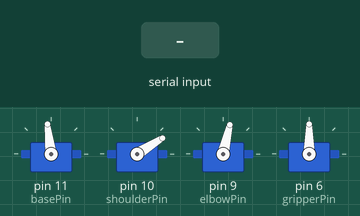
Bench run of a sketch on a simulated Arduino Uno, built with avr-gcc and run on an emulated ATmega328P. Parts: 4 × servo. Inputs (shaded band) come from the test bench.

Above: at 1.5 s.
1.6 s: byte 30 received over Serial
At 1.9 s:
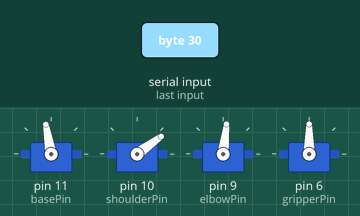
3.1 s: byte 90 received over Serial
At 4.2 s:
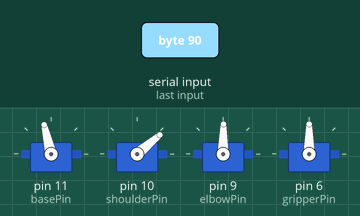
Timing chart, 0 to 6.1 s (numbered marks = the images above; inputs shaded):
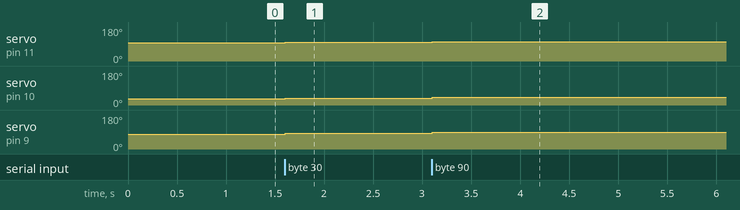

The sketch:

ProcessingToarduino_robot_arm.ino
```cpp
/* meArm IK joysticks - York Hackspace May 2014
 * Using inverse kinematics with joysticks
 * Uses two analogue joystcks (two pots each)
 * First stick moves gripper forwards, backwards, left and right
 * Second stick moves gripper up, down, and closes and opens.
 *
 * I used Sparkfun thumbstick breakout boards, oriented 'upside down'.
 *
 * Pins:
 * Arduino    Stick1    Stick2    Base   Shoulder  Elbow    Gripper
 *    GND       GND       GND    Brown     Brown   Brown     Brown
 *     5V       VCC       VCC      Red       Red     Red       Red
 *     A0       HOR
 *     A1       VER
 *     A2                 HOR
 *     A3                 VER
 *     11                       Yellow
 *     10                                 Yellow
 *      9                                         Yellow
 *      6                                                   Yellow
 */
#include "meArm.h"
#include <Servo.h>

int values[]={0,0};
int currentValue = 0;
int basePin = 11;
int shoulderPin = 10;
int elbowPin = 9;
int gripperPin = 6;

int xdirPin = 0;
int ydirPin = 1;
int zdirPin = 3;
int gdirPin = 2;

meArm arm;

void setup() {
  Serial.begin(9600);
  arm.begin(basePin, shoulderPin, elbowPin, gripperPin);
}

void loop() {
  int incomingValue;
    float dx;
    float dy;
    float dz = 10;
    float dg = 0;
  if(Serial.available()){
    incomingValue = Serial.read();

    values[currentValue] = incomingValue;

    currentValue++;
    if(currentValue > 1){
      currentValue = 0;
    }
    //Serial.print("x = "); Serial.println(values[0]);
    //Serial.print("y = "); Serial.println(values[1]);
    float dx = map(values[0],0, 1023, -5.0, 5.0);
    float dy = map(values[1],0, 1023, 5.0, -5.0);
    float dz = 10;
    float dg = 0;
    if (abs(dx) < 1.5) dx = 0;
    if (abs(dy) < 1.5) dy = 0;
    if (abs(dz) < 1.5) dz = 0;

  if (!(dx == 0 && dy == 0 && dz == 0))
    arm.goDirectlyTo(arm.getX() + dx, arm.getY() + dy, arm.getZ() + dz);
    //arm.goDirectlyTo(dz, values[1],values[0]);
  if (dg < -3.0)
    arm.closeGripper();
  else if (dg > 3.0)
    arm.openGripper();
  delay(50);
  }
  //float dx = map(analogRead(xdirPin), 0, 1023, -5.0, 5.0);
  //float dy = map(analogRead(ydirPin), 0, 1023, 5.0, -5.0);
  //float dz = map(analogRead(zdirPin), 0, 1023, 5.0, -5.0);
  //float dg = map(analogRead(gdirPin), 0, 1023, 5.0, -5.0);
  //Serial.write(incomingValue);
}
```

ik.cpp
```cpp
// (licence header left out)
#include "math.h"
#include "ik.h"

const float PI=3.14159265359;
float L1=80; //Shoulder to elbow length
float L2=80; //Elbow to wrise length
float L3=68; //Length from wrist to hand PLUS base centre to shoulder

// Get polar coords from cartesian ones
void cart2polar(float a, float b, float& r, float& theta)
{
    // Determine magnitude of cartesian coords
    r = sqrt(a*a + b*b);

    // Don't try to calculate zero-magnitude vectors' angles
    if(r == 0) return;

    float c = a / r;
    float s = b / r;

    // Safety!
    if(s > 1) s = 1;
    if(c > 1) c = 1;
    if(s < -1) s = -1;
    if(c < -1) c = -1;

    // Calculate angle in 0..PI
    theta = acos(c);

    // Convert to full range
    if(s < 0) theta *= -1;
}

// Get angle from a triangle using cosine rule
bool cosangle(float opp, float adj1, float adj2, float& theta)
{
    // Cosine rule:
    // C^2 = A^2 + B^2 - 2*A*B*cos(angle_AB)
    // cos(angle_AB) = (A^2 + B^2 - C^2)/(2*A*B)
    // C is opposite
    // A, B are adjacent
    float den = 2*adj1*adj2;

    if(den==0) return false;
    float c = (adj1*adj1 + adj2*adj2 - opp*opp)/den;

    if(c>1 || c<-1) return false;

    theta = acos(c);

    return true;
}

// Solve angles!
bool solve(float x, float y, float z, float& a0, float& a1, float& a2)
{
    // Solve top-down view
    float r, th0;
    cart2polar(y, x, r, th0);

    // Account for the wrist length!
    r -= L3;

    // In arm plane, convert to polar
    float ang_P, R;
    cart2polar(r, z, R, ang_P);

    // Solve arm inner angles as required
    float B, C;
    if(!cosangle(L2, L1, R, B)) return false;
    if(!cosangle(R, L1, L2, C)) return false;

    // Solve for servo angles from horizontal
    a0 = th0;
    a1 = ang_P + B;
    a2 = C + a1 - PI;

    return true;
}
```

ik.h
```cpp
/* meArmIK - York Hackspace May 2014
 * Inverse Kinematics solver for three degrees of freedom
 * created for Phenoptix' meArm robot arm
 */
#ifndef IK_H_INCLUDED
#define IK_H_INCLUDED

extern float L1, L2, L3;

// Get polar coords from cartesian ones
void cart2polar(float a, float b, float& r, float& theta);

// Get angle from a triangle using cosine rule
bool cosangle(float opp, float adj1, float adj2, float& theta);

// Solve angles!
bool solve(float x, float y, float z, float& a0, float& a1, float& a2);

#endif // IK_H_INCLUDED
```

meArm.cpp
```cpp
/* meArm library York Hack Space May 2014
 * A simple control library for Phenoptix' meArm
 * Usage:
 *   meArm arm;
 *   arm.begin(1, 10, 9, 6);
 *   arm.openGripper();
 *   arm.gotoPoint(-80, 100, 140);
 *   arm.closeGripper();
 *   arm.gotoPoint(70, 200, 10);
 *   arm.openGripper();
 */
#include <Arduino.h>
#include "ik.h"
#include "meArm.h"
#include <Servo.h>
bool setup_servo (ServoInfo& svo, const int n_min, const int n_max,
                  const float a_min, const float a_max)
{
    float n_range = n_max - n_min;
    float a_range = a_max - a_min;

    // Must have a non-zero angle range
    if(a_range == 0) return false;

    // Calculate gain and zero
    svo.gain = n_range / a_range;
    svo.zero = n_min - svo.gain * a_min;

    // Set limits
    svo.n_min = n_min;
    svo.n_max = n_max;

    return true;
}

int angle2pwm (const ServoInfo& svo, const float angle)
{
    float pwm = 0.5f + svo.zero + svo.gain * angle;
    return int(pwm);
}

//Full constructor with calibration data
meArm::meArm(int sweepMinBase, int sweepMaxBase, float angleMinBase, float angleMaxBase,
          int sweepMinShoulder, int sweepMaxShoulder, float angleMinShoulder, float angleMaxShoulder,
          int sweepMinElbow, int sweepMaxElbow, float angleMinElbow, float angleMaxElbow,
          int sweepMinGripper, int sweepMaxGripper, float angleMinGripper, float angleMaxGripper) {
  //calroutine();
  setup_servo(_svoBase, sweepMinBase, sweepMaxBase, angleMinBase, angleMaxBase);
  setup_servo(_svoShoulder, sweepMinShoulder, sweepMaxShoulder, angleMinShoulder, angleMaxShoulder);
  setup_servo(_svoElbow, sweepMinElbow, sweepMaxElbow, angleMinElbow, angleMaxElbow);
  setup_servo(_svoGripper, sweepMinGripper, sweepMaxGripper, angleMinGripper, angleMaxGripper);
}

void meArm::begin(int pinBase, int pinShoulder, int pinElbow, int pinGripper) {
  _pinBase = pinBase;
  _pinShoulder = pinShoulder;
  _pinElbow = pinElbow;
  _pinGripper = pinGripper;
  _base.attach(_pinBase);
  _shoulder.attach(_pinShoulder);
  _elbow.attach(_pinElbow);
  _gripper.attach(_pinGripper);

  goDirectlyTo(0, 100, 50);
  openGripper();
}

//Set servos to reach a certain point directly without caring how we get there
void meArm::goDirectlyTo(float x, float y, float z) {
  float radBase,radShoulder,radElbow;
  if (solve(x, y, z, radBase, radShoulder, radElbow)) {
    _base.write(angle2pwm(_svoBase,radBase));
    _shoulder.write(angle2pwm(_svoShoulder,radShoulder));
    _elbow.write(angle2pwm(_svoElbow,radElbow));
    _x = x; _y = y; _z = z;
  }
}

//Travel smoothly from current point to another point
void meArm::gotoPoint(float x, float y, float z) {
  //Starting points - current pos
  float x0 = _x;
  float y0 = _y;
  float z0 = _z;
  float dist = sqrt((x0-x)*(x0-x)+(y0-y)*(y0-y)+(z0-z)*(z0-z));
  int step = 10;
  for (int i = 0; i<dist; i+= step) {
    goDirectlyTo(x0 + (x-x0)*i/dist, y0 + (y-y0) * i/dist, z0 + (z-z0) * i/dist);
    delay(50);
  }
  goDirectlyTo(x, y, z);
  delay(50);
}

//Check to see if possible
bool meArm::isReachable(float x, float y, float z) {
  float radBase,radShoulder,radElbow;
  return (solve(x, y, z, radBase, radShoulder, radElbow));
}

//Grab something
void meArm::openGripper() {
  _gripper.write(90);
  delay(300);
}

//Let go of something
void meArm::closeGripper() {
  _gripper.write(120);
  delay(300);
}

//Current x, y and z
float meArm::getX() {
  return _x;
}
float meArm::getY() {
  return _y;
}
float meArm::getZ() {
  return _z;
}
```

meArm.h
```cpp
/* meArm library York Hack Space May 2014
 * A simple control library for Phenoptix' meArm
 * Usage:
 *   meArm arm;
 *   arm.begin(1, 10, 9, 6);
 *   arm.openGripper();
 *   arm.gotoPoint(-80, 100, 140);
 *   arm.closeGripper();
 *   arm.gotoPoint(70, 200, 10);
 *   arm.openGripper();
 */
#ifndef MEARM_H
#define MEARM_H

#include <Arduino.h>
#include <Servo.h>

const float pi=3.14159265359;

struct ServoInfo {
    int n_min, n_max;   // PWM 'soft' limits - should be just within range
    float gain;         // PWM per radian
    float zero;         // Theoretical PWM for zero angle
};

class meArm {
  public:
    //Full constructor uses calibration data, or can just give pins
    meArm(int sweepMinBase=145, int sweepMaxBase=49, float angleMinBase=-pi/4, float angleMaxBase=pi/4,
      int sweepMinShoulder=118, int sweepMaxShoulder=22, float angleMinShoulder=pi/4, float angleMaxShoulder=3*pi/4,
      int sweepMinElbow=144, int sweepMaxElbow=36, float angleMinElbow=pi/4, float angleMaxElbow=-pi/4,
      int sweepMinGripper=75, int sweepMaxGripper=115, float angleMinGripper=pi/2, float angleMaxGripper=0);
    //required before running
    void begin(int pinBase, int pinShoulder, int pinElbow, int pinGripper);
    //Travel smoothly from current point to another point
    void gotoPoint(float x, float y, float z);
    //Set servos to reach a certain point directly without caring how we get there
    void goDirectlyTo(float x, float y, float z);
    //Grab something
    void openGripper();
    //Let go of something
    void closeGripper();
    //Check to see if possible
    bool isReachable(float x, float y, float z);
    //Current x, y and z
    float getX();
    float getY();
    float getZ();
  private:
    float _x, _y, _z;
    Servo _base, _shoulder, _elbow, _gripper;
    ServoInfo _svoBase, _svoShoulder, _svoElbow, _svoGripper;
    int _pinBase, _pinShoulder, _pinElbow, _pinGripper;
};

#endif
```

Measured:
- after the input at 1.6 s, servo on pin 11 (basePin): 97° → 100° at once; servo on pin 10 (shoulderPin): 32° → 36° at once; servo on pin 9 (elbowPin): 77° → 83° at once
- after the input at 3.1 s, servo on pin 11 (basePin): 100° → 103° at once; servo on pin 10 (shoulderPin): 36° → 40° at once; servo on pin 9 (elbowPin): 83° → 89° at once
